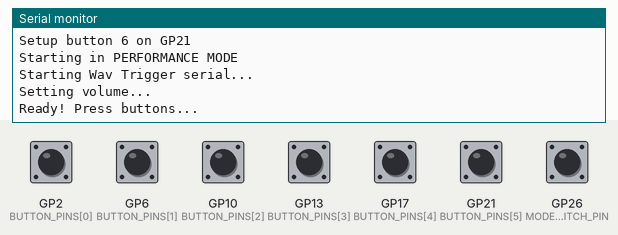
Bench run of a program on a simulated Raspberry Pi Pico. On the bench: the last lines printed to the serial monitor. Inputs (shaded band) come from the test bench; at power-on: GP2 (BUTTON_PINS[0]), GP6 (BUTTON_PINS[1]), GP10 (BUTTON_PINS[2]), GP13 (BUTTON_PINS[3]), GP17 (BUTTON_PINS[4]), GP21 (BUTTON_PINS[5]), GP26 (MODE_SWITCH_PIN) HIGH. The local clock reads 2024-03-15 10:24:30 at power-on unless the program sets it; random numbers use the default seed unless the program sets one.

Above: at 2.8 s.
2.9 s: GP2 (BUTTON_PINS[0]) pulled LOW for 0.15 s
At 3.9 s:
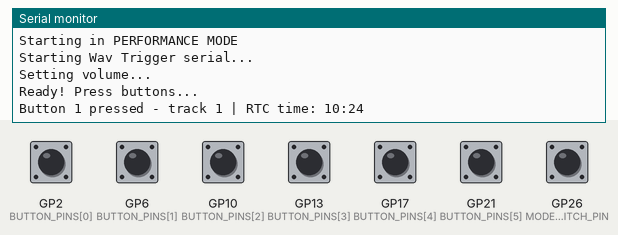
4.5 s: GP26 (MODE_SWITCH_PIN) pulled LOW for 0.15 s
At 5.7 s:
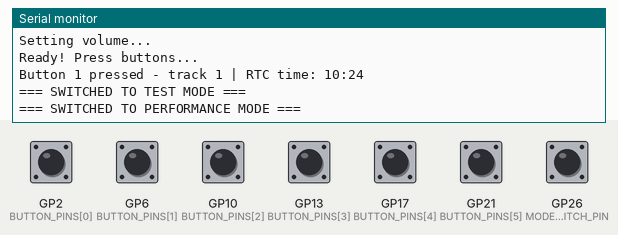
6.2 s: GP2 (BUTTON_PINS[0]) pulled LOW for 1 s
At 7.6 s:
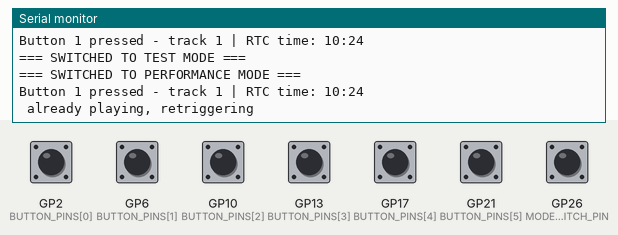
8.7 s: GP6 (BUTTON_PINS[1]) pulled LOW for 0.15 s
At 9.5 s:
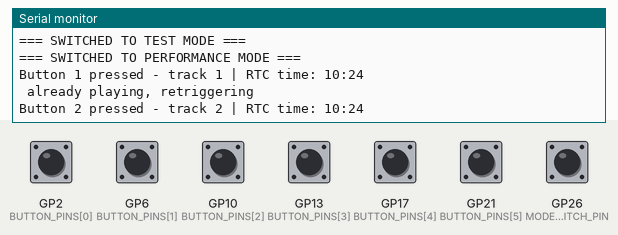
10.3 s: GP10 (BUTTON_PINS[2]) pulled LOW for 0.15 s
At 10.7 s:
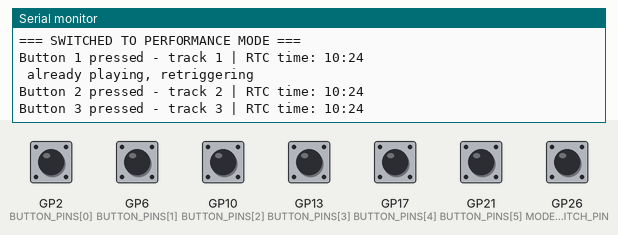
11.9 s: GP13 (BUTTON_PINS[3]) pulled LOW for 0.15 s
At 13.2 s:
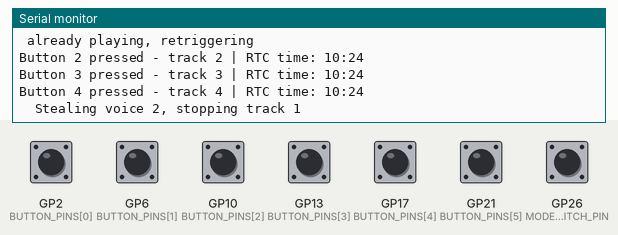
Timing chart, 0 to 14.5 s (numbered marks = the images above; inputs shaded):
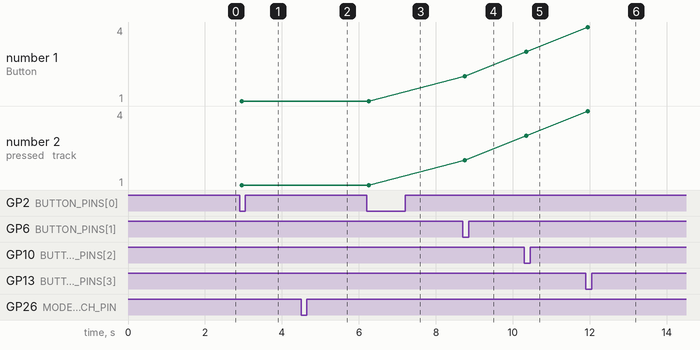

The program:

main.cpp
```cpp
#include <Arduino.h>
#include <RTClib.h>

#define WavSerial Serial1

RTC_DS3231 rtc;

const int ACTIVE_HOUR_START = 10;
const int ACTIVE_HOUR_END = 23;

// Button pins - each adjacent to a GND pin
const int BUTTON_PINS[] = {2, 6, 10, 13, 17, 21};
const int NUM_BUTTONS = 6;

// Mode switch
const int MODE_SWITCH_PIN = 26;
bool testMode = false;
bool lastModeSwitchState = HIGH;

// Track mapping
const int TRACK_MAP[] = {1, 2, 3, 4, 5, 6};

// Polyphony settings
const int MAX_VOICES = 3;
int activeVoices[MAX_VOICES] = {0, 0, 0};  // Track which tracks are playing
int voiceIndex = 0;  // Round-robin index for voice stealing

// Debounce variables
bool lastButtonState[NUM_BUTTONS];
bool debouncedButtonState[NUM_BUTTONS];
unsigned long lastDebounceTime[NUM_BUTTONS];
const unsigned long DEBOUNCE_DELAY = 50;

// Attract mode (idle playback)
const unsigned long IDLE_TIMEOUT = 15UL * 60UL * 1000UL;  // 15 minutes in milliseconds
const unsigned long TRACK_GAP = 5000;  // 5 seconds between tracks
unsigned long lastButtonPressTime = 0;
bool attractModeActive = false;
bool waitingForTrackEnd = false;
int currentAttractTrack = -1;
unsigned long trackEndTime = 0;

// Track pool for attract mode
int trackPool[NUM_BUTTONS];
int tracksRemaining = 0;

// Function declarations
void triggerTrack(int trackNum);
void stopTrack(int trackNum);
void setMasterVolume(int gain);
bool isTrackPlaying(int trackNum);
void removeTrackFromVoices(int trackNum);
void handleAttractMode();
void exitAttractMode();
void refillTrackPool();
int drawRandomTrack();
void checkModeSwitch();

bool isActiveHours() {
    DateTime now = rtc.now();
    int hour = now.hour();
    return hour >= ACTIVE_HOUR_START && hour < ACTIVE_HOUR_END;
}

void setup() {
  Serial.begin(115200);
  delay(1000);

  if (!rtc.begin()) {
    Serial.println("RTC not found!");
    while (1);
  }

  // rtc.adjust(DateTime(F(__DATE__), F(__TIME__))); // flash once to set time. If you leave this in it will reset time every time it boots

  DateTime now = rtc.now();
  Serial.print("RTC time: ");
  Serial.print(now.hour());
  Serial.print(":");
  Serial.println(now.minute());

  Serial.println("Wav Trigger with 6 buttons starting...");
  Serial.println("3-voice polyphony with voice stealing");
  Serial.println("Attract mode after 15 minutes idle");

  // Setup buttons with internal pull-ups
  for (int i = 0; i < NUM_BUTTONS; i++) {
    pinMode(BUTTON_PINS[i], INPUT_PULLUP);
    lastButtonState[i] = HIGH;
    debouncedButtonState[i] = HIGH;
    lastDebounceTime[i] = 0;
    Serial.print("Setup button ");
    Serial.print(i + 1);
    Serial.print(" on GP");
    Serial.println(BUTTON_PINS[i]);
  }

  // Setup mode switch with internal pull-up
  pinMode(MODE_SWITCH_PIN, INPUT_PULLUP);
  lastModeSwitchState = digitalRead(MODE_SWITCH_PIN);
  testMode = (lastModeSwitchState == LOW);  // LOW = test mode, HIGH = performance mode
  Serial.print("Starting in ");
  Serial.println(testMode ? "TEST MODE" : "PERFORMANCE MODE");

  Serial.println("Starting Wav Trigger serial...");
  WavSerial.begin(57600);
  delay(500);

  Serial.println("Setting volume...");
  setMasterVolume(-20);
  delay(100);

  // Initialize random seed
  randomSeed(analogRead(27));  // Use floating ADC pin for randomness

  lastButtonPressTime = millis();

  Serial.println("Ready! Press buttons...");
}

void loop() {

   // Check mode switch
  checkModeSwitch();

  // Only enforce time restrictions in performance mode
  if (!testMode && !isActiveHours()) {
    return;
  }

  bool buttonPressed = false;

  // Check all buttons
  for (int i = 0; i < NUM_BUTTONS; i++) {
    int reading = digitalRead(BUTTON_PINS[i]);

    // If reading changed, reset timer
    if (reading != lastButtonState[i]) {
      lastDebounceTime[i] = millis();
      lastButtonState[i] = reading;
    }

    // If stable for long enough, update debounced state
    if ((millis() - lastDebounceTime[i]) > DEBOUNCE_DELAY) {
      // Check if debounced state changed
      if (reading != debouncedButtonState[i]) {
        debouncedButtonState[i] = reading;

        // Trigger on press
        if (debouncedButtonState[i] == LOW) {
          buttonPressed = true;
          lastButtonPressTime = millis();

          // Exit attract mode if active
          if (attractModeActive) {
            exitAttractMode();
          }

          int trackNum = TRACK_MAP[i];

          Serial.print("Button ");
          Serial.print(i + 1);
          Serial.print(" pressed - track ");
          Serial.print(trackNum);

          DateTime now = rtc.now();
          Serial.print(" | RTC time: ");
          Serial.print(now.hour());
          Serial.print(":");
          if (now.minute() < 10) Serial.print("0");
          Serial.println(now.minute());

          // Check if this track is already playing
          if (isTrackPlaying(trackNum)) {
            Serial.println(" already playing, retriggering");
            // Stop the existing instance
            stopTrack(trackNum);
            // Remove it from voice tracking
            removeTrackFromVoices(trackNum);
          } else {
            Serial.println();
          }

          // Now find a slot for the new track
          // Check if we need to steal a voice
          if (activeVoices[voiceIndex] != 0) {
            Serial.print("  Stealing voice ");
            Serial.print(voiceIndex + 1);
            Serial.print(", stopping track ");
            Serial.println(activeVoices[voiceIndex]);
            stopTrack(activeVoices[voiceIndex]);
          }

          // Assign this track to the current voice slot
          activeVoices[voiceIndex] = trackNum;
          triggerTrack(trackNum);

          // Move to next voice slot (round-robin)
          voiceIndex = (voiceIndex + 1) % MAX_VOICES;
        }
      }
    }
  }

  // Handle attract mode
  handleAttractMode();
}

void refillTrackPool() {
  // Fill pool with all track indices
  for (int i = 0; i < NUM_BUTTONS; i++) {
    trackPool[i] = i;
  }
  tracksRemaining = NUM_BUTTONS;
  Serial.println("Attract mode: refilled track pool");
}

int drawRandomTrack() {
  // If pool is empty, exit attract mode and restart timer
  if (tracksRemaining == 0) {
    Serial.println("Attract mode: all tracks played, exiting");
    attractModeActive = false;
    waitingForTrackEnd = false;
    lastButtonPressTime = millis();  // Restart 15 minute timer
    return -1;  // Signal to not play anything
  }

  // Pick a random index from remaining tracks
  int randomIdx = random(tracksRemaining);
  int trackIndex = trackPool[randomIdx];

  // Remove this track from pool by swapping with last element
  trackPool[randomIdx] = trackPool[tracksRemaining - 1];
  tracksRemaining--;

  return TRACK_MAP[trackIndex];
}

void handleAttractMode() {
  unsigned long idleTime = millis() - lastButtonPressTime;

  // Check if we should enter attract mode
  if (!attractModeActive && idleTime >= IDLE_TIMEOUT) {
    Serial.println("=== ENTERING ATTRACT MODE ===");
    attractModeActive = true;
    waitingForTrackEnd = false;
    currentAttractTrack = -1;
    refillTrackPool();
  }

  // If in attract mode, play tracks sequentially
  if (attractModeActive) {
    // If waiting for track to end, check if time is up
    if (waitingForTrackEnd) {
      if (millis() >= trackEndTime) {
        waitingForTrackEnd = false;
        Serial.println("Attract mode: track finished");
      }
    }

    // If not waiting, start a new track
    if (!waitingForTrackEnd) {
      // Pick a random track from pool
      int trackNum = drawRandomTrack();

      // If -1, attract mode has ended
      if (trackNum == -1) {
        return;
      }

      Serial.print("Attract mode: playing track ");
      Serial.print(trackNum);
      Serial.print(" (");
      Serial.print(tracksRemaining);
      Serial.println(" remaining in pool)");

      // Clear all voices and play this track solo
      for (int i = 0; i < MAX_VOICES; i++) {
        if (activeVoices[i] != 0) {
          stopTrack(activeVoices[i]);
          activeVoices[i] = 0;
        }
      }

      // Play the track
      activeVoices[0] = trackNum;
      triggerTrack(trackNum);
      currentAttractTrack = trackNum;
      waitingForTrackEnd = true;

      // Set end time (5 second gap)
      trackEndTime = millis() + TRACK_GAP;
    }
  }
}

void exitAttractMode() {
  Serial.println("=== EXITING ATTRACT MODE ===");
  attractModeActive = false;
  waitingForTrackEnd = false;

  // Stop current attract track
  if (currentAttractTrack != -1) {
    stopTrack(currentAttractTrack);
    removeTrackFromVoices(currentAttractTrack);
    currentAttractTrack = -1;
  }

  // Clear all voices
  for (int i = 0; i < MAX_VOICES; i++) {
    activeVoices[i] = 0;
  }
}

bool isTrackPlaying(int trackNum) {
  for (int i = 0; i < MAX_VOICES; i++) {
    if (activeVoices[i] == trackNum) {
      return true;
    }
  }
  return false;
}

void removeTrackFromVoices(int trackNum) {
  for (int i = 0; i < MAX_VOICES; i++) {
    if (activeVoices[i] == trackNum) {
      activeVoices[i] = 0;  // Clear this slot
      return;
    }
  }
}

void triggerTrack(int trackNum) {
  // Correct WAV Trigger format: SOM1, SOM2, LENGTH, CMD, PLAY_CODE, TRACK_LOW, TRACK_HIGH, EOM
  WavSerial.write(0xF0);           // SOM1
  WavSerial.write(0xAA);           // SOM2
  WavSerial.write(0x08);           // Message length (8 bytes total)
  WavSerial.write(0x03);           // Command: CONTROL_TRACK
  WavSerial.write(0x01);           // Play code: 0x01 = PLAY_POLY
  WavSerial.write((byte)trackNum); // Track number low byte
  WavSerial.write((byte)(trackNum >> 8)); // Track number high byte
  WavSerial.write(0x55);           // EOM
}

void stopTrack(int trackNum) {
  // Stop track command: same format but with STOP code (0x04)
  WavSerial.write(0xF0);           // SOM1
  WavSerial.write(0xAA);           // SOM2
  WavSerial.write(0x08);           // Message length (8 bytes total)
  WavSerial.write(0x03);           // Command: CONTROL_TRACK
  WavSerial.write(0x04);           // Play code: 0x04 = STOP
  WavSerial.write((byte)trackNum); // Track number low byte
  WavSerial.write((byte)(trackNum >> 8)); // Track number high byte
  WavSerial.write(0x55);           // EOM
}

void setMasterVolume(int gain) {
  // gain range: -70dB to +10dB
  // Sent as signed 16-bit integer, little-endian
  WavSerial.write(0xF0);           // SOM1
  WavSerial.write(0xAA);           // SOM2
  WavSerial.write(0x07);           // Message length (7 bytes)
  WavSerial.write(0x05);           // Command: MASTER_VOLUME
  WavSerial.write((byte)gain);     // Gain low byte
  WavSerial.write((byte)(gain >> 8)); // Gain high byte
  WavSerial.write(0x55);           // EOM
}

void checkModeSwitch() {
  int reading = digitalRead(MODE_SWITCH_PIN);

  // Check for state change
  if (reading != lastModeSwitchState) {
    delay(50);  // Simple debounce
    reading = digitalRead(MODE_SWITCH_PIN);

    if (reading != lastModeSwitchState) {
      lastModeSwitchState = reading;

      if (reading == LOW) {
        // Switched to TEST MODE
        testMode = true;
        Serial.println("=== SWITCHED TO TEST MODE ===");
        triggerTrack(8);
      } else {
        // Switched to PERFORMANCE MODE
        testMode = false;
        Serial.println("=== SWITCHED TO PERFORMANCE MODE ===");
        triggerTrack(7);
      }
    }
  }
}
```

Measured:
- after the input at 2.9 s, the serial monitor: prints a new line after 0.05 s (image 1)
- after the input at 4.5 s, the serial monitor: prints a new line after 0.05 s (image 2)
- after the input at 6.2 s, the serial monitor: prints a new line after 0.05 s (image 3)
- after the input at 8.7 s, the serial monitor: prints a new line after 0.05 s (image 4)
- after the input at 10.3 s, the serial monitor: prints a new line after 0.05 s (image 5)
- after the input at 11.9 s, the serial monitor: prints a new line after 0.05 s (image 6)
- plotted number 1: 1 → 2 after the input at 8.7 s, 2 → 3 after the input at 10.3 s, 3 → 4 after the input at 11.9 s
- plotted number 2: 1 → 2 after the input at 8.7 s, 2 → 3 after the input at 10.3 s, 3 → 4 after the input at 11.9 s
